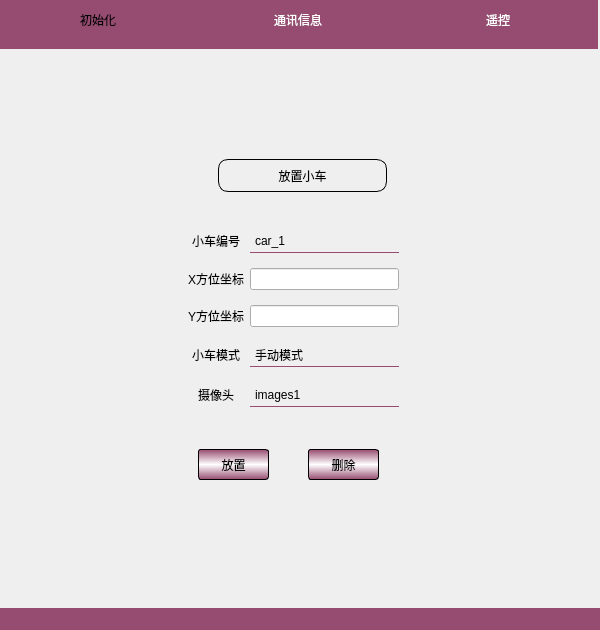
<?xml version="1.0" encoding="UTF-8"?>
<ui version="4.0">
 <class>mainWindow</class>
 <widget class="QMainWindow" name="mainWindow">
  <property name="geometry">
   <rect>
    <x>0</x>
    <y>0</y>
    <width>600</width>
    <height>630</height>
   </rect>
  </property>
  <property name="minimumSize">
   <size>
    <width>600</width>
    <height>630</height>
   </size>
  </property>
  <property name="maximumSize">
   <size>
    <width>600</width>
    <height>630</height>
   </size>
  </property>
  <property name="font">
   <font>
    <family>微软雅黑</family>
    <pointsize>9</pointsize>
    <weight>50</weight>
    <bold>false</bold>
   </font>
  </property>
  <property name="windowTitle">
   <string>    终端</string>
  </property>
  <property name="windowIcon">
   <iconset resource="images/ico.qrc">
    <normaloff>:/icon/zk.png</normaloff>:/icon/zk.png</iconset>
  </property>
  <property name="styleSheet">
   <string notr="true"/>
  </property>
  <property name="iconSize">
   <size>
    <width>25</width>
    <height>24</height>
   </size>
  </property>
  <property name="animated">
   <bool>true</bool>
  </property>
  <widget class="QWidget" name="centralwidget">
   <property name="styleSheet">
    <string notr="true">.QWidget{
	
	
	background-color: rgb(239, 239, 239);

border-top-left-radius:15px;
border-top-right-radius:15px;
border-bottom-left-radius:15px;
border-bottom-right-radius:15px;
}
</string>
   </property>
   <widget class="QTabWidget" name="tabWidget">
    <property name="geometry">
     <rect>
      <x>-2</x>
      <y>-14</y>
      <width>606</width>
      <height>661</height>
     </rect>
    </property>
    <property name="styleSheet">
     <string notr="true">QTabWidget::tab-bar {
	font: 75 14pt &quot;微软雅黑&quot;;
    border:none;
    alignment: center;
}
QTabBar::tab {
    font: 75 13pt &quot;微软雅黑&quot;;		
	color: rgb(255, 255, 255);
	width:160px;					
	height:18; 					
	margin-top:5px;	
    background:rgb(150, 75, 112);
    padding:20px;
    margin-right:0px;
    border-right:1px solid qlineargradient(x1:0, y1:0, x2:0, y2:1,
           stop:0 rgb(150, 75, 112),stop:0.5 rgb(255, 255, 255),stop:1 rgb(150, 75, 112));

	
}
QTabWidget::pane {
    border: 0px solid black;
    border-radius:7px;
    position: absolute;
    top: -1em;
}	
QTabBar::tab:selected{
 background-color: qlineargradient(x1:0, y1:0, x2:0, y2:1,
           stop:0 rgb(150, 75, 112),stop:0.5 rgb(200, 255, 255),stop:1 rgb(150, 75, 112));
	
	color: rgb(0, 0, 0);
 
}
</string>
    </property>
    <property name="tabPosition">
     <enum>QTabWidget::North</enum>
    </property>
    <property name="currentIndex">
     <number>0</number>
    </property>
    <property name="iconSize">
     <size>
      <width>45</width>
      <height>45</height>
     </size>
    </property>
    <widget class="QWidget" name="tab_2">
     <attribute name="icon">
      <iconset resource="images/ico.qrc">
       <normaloff>:/icon/sz_01.png</normaloff>:/icon/sz_01.png</iconset>
     </attribute>
     <attribute name="title">
      <string>初始化</string>
     </attribute>
     <widget class="QPushButton" name="disconnect">
      <property name="geometry">
       <rect>
        <x>310</x>
        <y>400</y>
        <width>71</width>
        <height>31</height>
       </rect>
      </property>
      <property name="styleSheet">
       <string notr="true">QPushButton{  
    border-radius:3px ;
    font: 75 10pt &quot;微软雅黑&quot;;	
    background-color: qlineargradient(x1:0, y1:0, x2:0, y2:1,stop:0 rgb(150, 75, 112),stop:0.5 rgb(255, 255, 255),stop:1 rgb(150, 75, 112));
    color: rgb(0,0,0);	
    border: 0.5px solid ;
}

QPushButton:hover{  
	color: rgb(0, 0, 255);
	background-color: rgb(255, 255, 127);
}
QPushButton:pressed{
	background-color: rgb(63, 63, 63);
}</string>
      </property>
      <property name="text">
       <string>删除</string>
      </property>
     </widget>
     <widget class="QPushButton" name="connnect">
      <property name="geometry">
       <rect>
        <x>200</x>
        <y>400</y>
        <width>71</width>
        <height>31</height>
       </rect>
      </property>
      <property name="styleSheet">
       <string notr="true">QPushButton{  
    border-radius:3px ;
    font: 75 10pt &quot;微软雅黑&quot;;	
    background-color: qlineargradient(x1:0, y1:0, x2:0, y2:1,stop:0 rgb(150, 75, 112),stop:0.5 rgb(255, 255, 255),stop:1 rgb(150, 75, 112));
    color: rgb(0,0,0);	
    border: 0.5px solid ;
}

QPushButton:hover{  
	color: rgb(0, 0, 255);
	background-color: rgb(255, 255, 127);
}
QPushButton:pressed{
	background-color: rgb(63, 63, 63);
}</string>
      </property>
      <property name="text">
       <string>放置</string>
      </property>
     </widget>
     <widget class="QLabel" name="label_57">
      <property name="geometry">
       <rect>
        <x>220</x>
        <y>110</y>
        <width>169</width>
        <height>33</height>
       </rect>
      </property>
      <property name="styleSheet">
       <string notr="true">background-color: qlineargradient(x1:0, y1:0, x2:0, y2:1,
           stop:0 rgb(150, 75, 112),stop:0.5 rgb(255, 255, 255),stop:1 rgb(150, 75, 112));
color: rgb(0, 0, 0);
font: 12pt &quot;Arial Rounded MT Bold&quot;;
border: 0.5px solid ;
border-top-left-radius:10px;
border-top-right-radius:10px;
border-bottom-left-radius:10px;
border-bottom-right-radius:10px;</string>
      </property>
      <property name="text">
       <string>放置小车</string>
      </property>
      <property name="alignment">
       <set>Qt::AlignCenter</set>
      </property>
     </widget>
     <widget class="QWidget" name="layoutWidget">
      <property name="geometry">
       <rect>
        <x>190</x>
        <y>170</y>
        <width>211</width>
        <height>201</height>
       </rect>
      </property>
      <layout class="QGridLayout" name="gridLayout">
       <item row="0" column="0">
        <widget class="QLabel" name="label_7">
         <property name="styleSheet">
          <string notr="true">background-color:transparent; 
color: black;
font: 75 11pt &quot;微软雅黑&quot;;</string>
         </property>
         <property name="text">
          <string>小车编号</string>
         </property>
         <property name="alignment">
          <set>Qt::AlignCenter</set>
         </property>
        </widget>
       </item>
       <item row="0" column="1">
        <widget class="QComboBox" name="port">
         <property name="minimumSize">
          <size>
           <width>0</width>
           <height>25</height>
          </size>
         </property>
         <property name="styleSheet">
          <string notr="true">QComboBox{
font: 75 9pt &quot;微软雅黑&quot;;
border:none;
background-color:transparent ;
border-bottom:1px solid rgb(150, 75, 112)
}
QComboBox::down-arrow{
image: url(:/icon/arrow_t.png);
 width:15px;
 height:20px;
}
QComboBox::drop-down{
background-color:transparent;
width:20px;
height:15px; 
}
</string>
         </property>
         <item>
          <property name="text">
           <string>car_1</string>
          </property>
         </item>
         <item>
          <property name="text">
           <string>car_2</string>
          </property>
         </item>
         <item>
          <property name="text">
           <string>car_3</string>
          </property>
         </item>
         <item>
          <property name="text">
           <string>car_4</string>
          </property>
         </item>
         <item>
          <property name="text">
           <string>car_5</string>
          </property>
         </item>
        </widget>
       </item>
       <item row="1" column="0">
        <widget class="QLabel" name="label_8">
         <property name="styleSheet">
          <string notr="true">background-color:transparent; 
color: black;
font: 75 11pt &quot;微软雅黑&quot;;</string>
         </property>
         <property name="text">
          <string>X方位坐标</string>
         </property>
         <property name="alignment">
          <set>Qt::AlignCenter</set>
         </property>
        </widget>
       </item>
       <item row="1" column="1">
        <widget class="QLineEdit" name="car_x"/>
       </item>
       <item row="2" column="0">
        <widget class="QLabel" name="label_9">
         <property name="styleSheet">
          <string notr="true">background-color:transparent; 
color: black;
font: 75 11pt &quot;微软雅黑&quot;;</string>
         </property>
         <property name="text">
          <string>Y方位坐标</string>
         </property>
         <property name="alignment">
          <set>Qt::AlignCenter</set>
         </property>
        </widget>
       </item>
       <item row="2" column="1">
        <widget class="QLineEdit" name="car_y"/>
       </item>
       <item row="3" column="0">
        <widget class="QLabel" name="label_10">
         <property name="styleSheet">
          <string notr="true">background-color:transparent; 
color: black;
font: 75 11pt &quot;微软雅黑&quot;;</string>
         </property>
         <property name="text">
          <string>小车模式</string>
         </property>
         <property name="alignment">
          <set>Qt::AlignCenter</set>
         </property>
        </widget>
       </item>
       <item row="3" column="1">
        <widget class="QComboBox" name="model">
         <property name="minimumSize">
          <size>
           <width>0</width>
           <height>25</height>
          </size>
         </property>
         <property name="styleSheet">
          <string notr="true">QComboBox{
font: 75 9pt &quot;微软雅黑&quot;;
border:none;
background-color:transparent ;
border-bottom:1px solid rgb(150, 75, 112)
}
QComboBox::down-arrow{
image: url(:/icon/arrow_t.png);
 width:15px;
 height:20px;
}
QComboBox::drop-down{
background-color:transparent;
width:20px;
height:15px; 
}
</string>
         </property>
         <item>
          <property name="text">
           <string>手动模式</string>
          </property>
         </item>
         <item>
          <property name="text">
           <string>自动巡航</string>
          </property>
         </item>
        </widget>
       </item>
       <item row="4" column="0">
        <widget class="QLabel" name="label_11">
         <property name="styleSheet">
          <string notr="true">background-color:transparent; 
color: black;
font: 75 11pt &quot;微软雅黑&quot;;</string>
         </property>
         <property name="text">
          <string>摄像头</string>
         </property>
         <property name="alignment">
          <set>Qt::AlignCenter</set>
         </property>
        </widget>
       </item>
       <item row="4" column="1">
        <widget class="QComboBox" name="video">
         <property name="minimumSize">
          <size>
           <width>0</width>
           <height>25</height>
          </size>
         </property>
         <property name="styleSheet">
          <string notr="true">QComboBox{
font: 75 9pt &quot;微软雅黑&quot;;
border:none;
background-color:transparent ;
border-bottom:1px solid rgb(150, 75, 112)
}
QComboBox::down-arrow{
image: url(:/icon/arrow_t.png);
 width:15px;
 height:20px;
}
QComboBox::drop-down{
background-color:transparent;
width:20px;
height:15px; 
}
</string>
         </property>
         <item>
          <property name="text">
           <string>images1</string>
          </property>
         </item>
         <item>
          <property name="text">
           <string>images2</string>
          </property>
         </item>
         <item>
          <property name="text">
           <string>images3</string>
          </property>
         </item>
         <item>
          <property name="text">
           <string>images4</string>
          </property>
         </item>
         <item>
          <property name="text">
           <string>images5</string>
          </property>
         </item>
         <item>
          <property name="text">
           <string>images6</string>
          </property>
         </item>
        </widget>
       </item>
      </layout>
     </widget>
    </widget>
    <widget class="QWidget" name="tab">
     <attribute name="icon">
      <iconset resource="images/ico.qrc">
       <normaloff>:/icon/js.png</normaloff>:/icon/js.png</iconset>
     </attribute>
     <attribute name="title">
      <string>通讯信息</string>
     </attribute>
     <widget class="QPushButton" name="claer">
      <property name="geometry">
       <rect>
        <x>530</x>
        <y>20</y>
        <width>60</width>
        <height>28</height>
       </rect>
      </property>
      <property name="font">
       <font>
        <family>微软雅黑</family>
        <pointsize>10</pointsize>
        <weight>9</weight>
        <italic>false</italic>
        <bold>false</bold>
       </font>
      </property>
      <property name="styleSheet">
       <string notr="true">QPushButton{  
    border-radius:3px ;
    font: 75 10pt &quot;微软雅黑&quot;;	
    background-color: qlineargradient(x1:0, y1:0, x2:0, y2:1,stop:0 rgb(150, 75, 112),stop:0.5 rgb(255, 255, 255),stop:1 rgb(150, 75, 112));
    color: rgb(0,0,0);	
    border: 0.5px solid ;
}

QPushButton:hover{  
	color: rgb(0, 0, 255);
	background-color: rgb(255, 255, 127);
}
QPushButton:pressed{
	background-color: rgb(63, 63, 63);
}</string>
      </property>
      <property name="text">
       <string>清屏</string>
      </property>
     </widget>
     <widget class="QLabel" name="label_2">
      <property name="geometry">
       <rect>
        <x>10</x>
        <y>20</y>
        <width>61</width>
        <height>18</height>
       </rect>
      </property>
      <property name="styleSheet">
       <string notr="true">background-color: rgb(239, 239, 239);
font: 75 11pt &quot;微软雅黑&quot;;</string>
      </property>
      <property name="text">
       <string>实时通讯</string>
      </property>
     </widget>
     <widget class="QGroupBox" name="groupBox">
      <property name="geometry">
       <rect>
        <x>10</x>
        <y>470</y>
        <width>281</width>
        <height>16</height>
       </rect>
      </property>
      <property name="styleSheet">
       <string notr="true">border:none</string>
      </property>
      <property name="title">
       <string/>
      </property>
     </widget>
     <widget class="QListWidget" name="current_rec">
      <property name="geometry">
       <rect>
        <x>5</x>
        <y>51</y>
        <width>591</width>
        <height>511</height>
       </rect>
      </property>
     </widget>
    </widget>
    <widget class="QWidget" name="tab_4">
     <attribute name="icon">
      <iconset resource="images/ico.qrc">
       <normaloff>:/icon/bz_1.png</normaloff>:/icon/bz_1.png</iconset>
     </attribute>
     <attribute name="title">
      <string>遥控</string>
     </attribute>
     <widget class="QWidget" name="layoutWidget_5">
      <property name="geometry">
       <rect>
        <x>430</x>
        <y>390</y>
        <width>161</width>
        <height>171</height>
       </rect>
      </property>
      <layout class="QGridLayout" name="gridLayout_2">
       <item row="0" column="0">
        <widget class="QPushButton" name="up_left_2">
         <property name="minimumSize">
          <size>
           <width>48</width>
           <height>48</height>
          </size>
         </property>
         <property name="maximumSize">
          <size>
           <width>48</width>
           <height>48</height>
          </size>
         </property>
         <property name="styleSheet">
          <string notr="true">QPushButton {background-image: url(images//up_left.png);background-position: center;}</string>
         </property>
         <property name="text">
          <string/>
         </property>
        </widget>
       </item>
       <item row="0" column="1">
        <widget class="QPushButton" name="up_2">
         <property name="minimumSize">
          <size>
           <width>48</width>
           <height>48</height>
          </size>
         </property>
         <property name="maximumSize">
          <size>
           <width>48</width>
           <height>48</height>
          </size>
         </property>
         <property name="styleSheet">
          <string notr="true">background-image:url(images//up.png);background-position: center;</string>
         </property>
         <property name="text">
          <string/>
         </property>
        </widget>
       </item>
       <item row="0" column="2">
        <widget class="QPushButton" name="up_right_2">
         <property name="minimumSize">
          <size>
           <width>48</width>
           <height>48</height>
          </size>
         </property>
         <property name="maximumSize">
          <size>
           <width>48</width>
           <height>48</height>
          </size>
         </property>
         <property name="styleSheet">
          <string notr="true">QPushButton {background-image: url(images//up_right.png);background-position: center;}</string>
         </property>
         <property name="text">
          <string/>
         </property>
        </widget>
       </item>
       <item row="1" column="0">
        <widget class="QPushButton" name="left_2">
         <property name="minimumSize">
          <size>
           <width>48</width>
           <height>48</height>
          </size>
         </property>
         <property name="maximumSize">
          <size>
           <width>48</width>
           <height>48</height>
          </size>
         </property>
         <property name="styleSheet">
          <string notr="true">QPushButton {background-image: url(images//left.png);background-position: center;}</string>
         </property>
         <property name="text">
          <string/>
         </property>
        </widget>
       </item>
       <item row="1" column="1">
        <widget class="QPushButton" name="pushButton_7">
         <property name="minimumSize">
          <size>
           <width>48</width>
           <height>48</height>
          </size>
         </property>
         <property name="maximumSize">
          <size>
           <width>48</width>
           <height>48</height>
          </size>
         </property>
         <property name="styleSheet">
          <string notr="true">QPushButton {background-image: url(images//auto.png);background-position: center;}</string>
         </property>
         <property name="text">
          <string/>
         </property>
        </widget>
       </item>
       <item row="1" column="2">
        <widget class="QPushButton" name="right_2">
         <property name="minimumSize">
          <size>
           <width>48</width>
           <height>48</height>
          </size>
         </property>
         <property name="maximumSize">
          <size>
           <width>48</width>
           <height>48</height>
          </size>
         </property>
         <property name="styleSheet">
          <string notr="true">QPushButton {background-image: url(images//right.png);background-position: center;}</string>
         </property>
         <property name="text">
          <string/>
         </property>
        </widget>
       </item>
       <item row="2" column="0">
        <widget class="QPushButton" name="down_left_2">
         <property name="minimumSize">
          <size>
           <width>48</width>
           <height>48</height>
          </size>
         </property>
         <property name="maximumSize">
          <size>
           <width>48</width>
           <height>48</height>
          </size>
         </property>
         <property name="styleSheet">
          <string notr="true">QPushButton {background-image: url(images//down_left.png);background-position: center;}</string>
         </property>
         <property name="text">
          <string/>
         </property>
        </widget>
       </item>
       <item row="2" column="1">
        <widget class="QPushButton" name="down_2">
         <property name="minimumSize">
          <size>
           <width>48</width>
           <height>48</height>
          </size>
         </property>
         <property name="maximumSize">
          <size>
           <width>48</width>
           <height>48</height>
          </size>
         </property>
         <property name="styleSheet">
          <string notr="true">QPushButton {background-image: url(images//down.png);background-position: center;}</string>
         </property>
         <property name="text">
          <string/>
         </property>
        </widget>
       </item>
       <item row="2" column="2">
        <widget class="QPushButton" name="down_right_2">
         <property name="minimumSize">
          <size>
           <width>48</width>
           <height>48</height>
          </size>
         </property>
         <property name="maximumSize">
          <size>
           <width>48</width>
           <height>48</height>
          </size>
         </property>
         <property name="styleSheet">
          <string notr="true">QPushButton {background-image: url(images//down_right.png);background-position: center;}</string>
         </property>
         <property name="text">
          <string/>
         </property>
        </widget>
       </item>
      </layout>
     </widget>
     <widget class="QWidget" name="layoutWidget_6">
      <property name="geometry">
       <rect>
        <x>40</x>
        <y>410</y>
        <width>41</width>
        <height>131</height>
       </rect>
      </property>
      <layout class="QVBoxLayout" name="verticalLayout_3">
       <item>
        <widget class="QLabel" name="label_12">
         <property name="text">
          <string>模式</string>
         </property>
         <property name="alignment">
          <set>Qt::AlignCenter</set>
         </property>
        </widget>
       </item>
       <item>
        <widget class="QLabel" name="label_13">
         <property name="text">
          <string>速度</string>
         </property>
         <property name="alignment">
          <set>Qt::AlignCenter</set>
         </property>
        </widget>
       </item>
       <item>
        <widget class="QLabel" name="label_14">
         <property name="text">
          <string>坐标</string>
         </property>
         <property name="alignment">
          <set>Qt::AlignCenter</set>
         </property>
        </widget>
       </item>
       <item>
        <widget class="QLabel" name="label_15">
         <property name="text">
          <string>方位角</string>
         </property>
         <property name="alignment">
          <set>Qt::AlignCenter</set>
         </property>
        </widget>
       </item>
      </layout>
     </widget>
     <widget class="QWidget" name="layoutWidget_7">
      <property name="geometry">
       <rect>
        <x>120</x>
        <y>410</y>
        <width>251</width>
        <height>131</height>
       </rect>
      </property>
      <layout class="QVBoxLayout" name="verticalLayout_4">
       <item>
        <widget class="QLabel" name="model_2">
         <property name="text">
          <string/>
         </property>
         <property name="alignment">
          <set>Qt::AlignCenter</set>
         </property>
        </widget>
       </item>
       <item>
        <widget class="QLabel" name="speed_2">
         <property name="text">
          <string/>
         </property>
         <property name="alignment">
          <set>Qt::AlignCenter</set>
         </property>
        </widget>
       </item>
       <item>
        <widget class="QLabel" name="position_2">
         <property name="text">
          <string/>
         </property>
         <property name="alignment">
          <set>Qt::AlignCenter</set>
         </property>
        </widget>
       </item>
       <item>
        <widget class="QLabel" name="cor_2">
         <property name="text">
          <string/>
         </property>
         <property name="alignment">
          <set>Qt::AlignCenter</set>
         </property>
        </widget>
       </item>
      </layout>
     </widget>
     <widget class="QLabel" name="label_16">
      <property name="geometry">
       <rect>
        <x>0</x>
        <y>340</y>
        <width>461</width>
        <height>31</height>
       </rect>
      </property>
      <property name="text">
       <string>当前小车状态信息</string>
      </property>
      <property name="alignment">
       <set>Qt::AlignCenter</set>
      </property>
     </widget>
     <widget class="QFrame" name="frame_4">
      <property name="geometry">
       <rect>
        <x>10</x>
        <y>20</y>
        <width>591</width>
        <height>351</height>
       </rect>
      </property>
      <property name="minimumSize">
       <size>
        <width>0</width>
        <height>0</height>
       </size>
      </property>
      <property name="maximumSize">
       <size>
        <width>5000</width>
        <height>5000</height>
       </size>
      </property>
      <property name="styleSheet">
       <string notr="true">.QFrame{
   background-color: rgb(255, 255, 255);
   border:0px;
   border-radius:12px;
   color:white;
   border: 8px solid qlineargradient(x1:0, y1:0, x2:1, y2:0,
                stop:0 rgb(0, 179, 87),stop:0.5 rgb(50, 149, 0),stop:1 rgb(0, 179, 87));
   border-color: rgb(150, 75, 112);
   }
QLineEdit{
border:none;
color:rgb(150, 75, 112);
color: rgb(150, 75, 112);
}</string>
      </property>
      <property name="frameShape">
       <enum>QFrame::StyledPanel</enum>
      </property>
      <property name="frameShadow">
       <enum>QFrame::Raised</enum>
      </property>
      <widget class="QListWidget" name="car_list_2">
       <property name="geometry">
        <rect>
         <x>20</x>
         <y>60</y>
         <width>291</width>
         <height>271</height>
        </rect>
       </property>
      </widget>
      <widget class="QLabel" name="label_17">
       <property name="geometry">
        <rect>
         <x>40</x>
         <y>30</y>
         <width>91</width>
         <height>20</height>
        </rect>
       </property>
       <property name="text">
        <string>本地指令讯息</string>
       </property>
       <property name="alignment">
        <set>Qt::AlignCenter</set>
       </property>
      </widget>
      <widget class="QPushButton" name="Refresh_3">
       <property name="geometry">
        <rect>
         <x>210</x>
         <y>30</y>
         <width>81</width>
         <height>21</height>
        </rect>
       </property>
       <property name="text">
        <string>清 除</string>
       </property>
      </widget>
      <widget class="QListWidget" name="car_list_3">
       <property name="geometry">
        <rect>
         <x>370</x>
         <y>60</y>
         <width>191</width>
         <height>271</height>
        </rect>
       </property>
      </widget>
      <widget class="QPushButton" name="Refresh_4">
       <property name="geometry">
        <rect>
         <x>510</x>
         <y>30</y>
         <width>51</width>
         <height>21</height>
        </rect>
       </property>
       <property name="text">
        <string>刷新</string>
       </property>
      </widget>
      <widget class="QLabel" name="label_18">
       <property name="geometry">
        <rect>
         <x>370</x>
         <y>30</y>
         <width>91</width>
         <height>20</height>
        </rect>
       </property>
       <property name="text">
        <string>待机小车列表</string>
       </property>
       <property name="alignment">
        <set>Qt::AlignCenter</set>
       </property>
      </widget>
     </widget>
    </widget>
   </widget>
  </widget>
  <widget class="QStatusBar" name="statusbar">
   <property name="styleSheet">
    <string notr="true">background-color: rgb(150, 75, 112);</string>
   </property>
   <property name="sizeGripEnabled">
    <bool>true</bool>
   </property>
  </widget>
  <action name="actiondakaipeizhiwenjian">
   <property name="icon">
    <iconset>
     <selectedoff>:/Picturere/Picture/right2.png</selectedoff>
    </iconset>
   </property>
   <property name="text">
    <string>查看配置文件内容(&amp;L)</string>
   </property>
  </action>
  <action name="actiondakaipeizhiwenjian_2">
   <property name="icon">
    <iconset>
     <selectedoff>:/Picturere/Picture/square_add.png</selectedoff>
    </iconset>
   </property>
   <property name="text">
    <string>打开配置文件(&amp;C)</string>
   </property>
  </action>
  <action name="actionlianjixieshou_I">
   <property name="icon">
    <iconset>
     <selectedoff>:/Iconn/Icon/Basilisk.ico</selectedoff>
    </iconset>
   </property>
   <property name="text">
    <string>与机械手通讯(&amp;I)</string>
   </property>
   <property name="iconText">
    <string>与机械手通讯(I)</string>
   </property>
   <property name="toolTip">
    <string>连接机械手(I)</string>
   </property>
  </action>
  <action name="actionlianPlc_T">
   <property name="icon">
    <iconset>
     <selectedoff>:/Iconn/Icon/Basilisk.ico</selectedoff>
    </iconset>
   </property>
   <property name="text">
    <string>打开PLC串口(&amp;T)</string>
   </property>
   <property name="priority">
    <enum>QAction::HighPriority</enum>
   </property>
  </action>
  <action name="actioncaozuoPLC_O">
   <property name="icon">
    <iconset>
     <selectedoff>:/Iconn/Icon/Djinni.ico</selectedoff>
    </iconset>
   </property>
   <property name="text">
    <string>操作PLC(&amp;O)</string>
   </property>
  </action>
  <action name="actionCanshushezhi_P">
   <property name="icon">
    <iconset>
     <selectedoff>:/Iconn/Icon/Sorceress.ico</selectedoff>
    </iconset>
   </property>
   <property name="text">
    <string>参数设置(&amp;P)</string>
   </property>
  </action>
  <action name="actionjinzhi_N">
   <property name="text">
    <string>禁止(&amp;N)</string>
   </property>
   <property name="iconText">
    <string>禁止(N)</string>
   </property>
  </action>
  <action name="actionxunyu_Y">
   <property name="text">
    <string>允许(&amp;Y)</string>
   </property>
  </action>
  <action name="actiondakaishujukufuwuqi">
   <property name="text">
    <string>打开数据库服务器</string>
   </property>
  </action>
  <action name="actionguanbishujukufuwuqi">
   <property name="text">
    <string>关闭数据库服务器</string>
   </property>
  </action>
  <action name="actionlianjieshujuku_L">
   <property name="text">
    <string>连接数据库(&amp;L)</string>
   </property>
  </action>
  <action name="actionduankaishujuku_C">
   <property name="text">
    <string>打开数据库(&amp;C)</string>
   </property>
  </action>
  <action name="actionpanduan_Y">
   <property name="text">
    <string>判断(&amp;Y)</string>
   </property>
  </action>
  <action name="actionbupanduan_N">
   <property name="text">
    <string>不判断(&amp;N)</string>
   </property>
  </action>
  <action name="actionyicitongguo_O">
   <property name="text">
    <string>一次通过(&amp;O)</string>
   </property>
  </action>
  <action name="actionchankandangqianzhuangtai_S">
   <property name="text">
    <string>查看当前状态(&amp;S)</string>
   </property>
  </action>
  <action name="actionjilu_R">
   <property name="icon">
    <iconset>
     <selectedoff>:/Iconn/Icon/Valkyrie.ico</selectedoff>
    </iconset>
   </property>
   <property name="text">
    <string>记录(&amp;R)</string>
   </property>
  </action>
  <action name="actionshegnchengdejieguo_G">
   <property name="icon">
    <iconset>
     <selectedoff>:/Iconn/Icon/Earth Elemental.ico</selectedoff>
    </iconset>
   </property>
   <property name="text">
    <string>生成的结果(&amp;G)</string>
   </property>
  </action>
  <action name="actionpeizhicanshulujing_M">
   <property name="icon">
    <iconset>
     <selectedoff>:/Picturere/Picture/rightdown.png</selectedoff>
    </iconset>
   </property>
   <property name="text">
    <string>配置参数路径(&amp;M)</string>
   </property>
  </action>
  <action name="actionzhegnchangshenchan_N">
   <property name="text">
    <string>正常生成(&amp;N)</string>
   </property>
  </action>
  <action name="actionshouliaomoshi_C">
   <property name="text">
    <string>收料模式(&amp;C)</string>
   </property>
  </action>
  <action name="actionshi_Y">
   <property name="text">
    <string>是(&amp;Y)</string>
   </property>
  </action>
  <action name="actionfou_N">
   <property name="text">
    <string>否(&amp;N)</string>
   </property>
  </action>
  <action name="actionzhongkongjima_P">
   <property name="text">
    <string>中控记码(&amp;P)</string>
   </property>
  </action>
  <action name="actionchongxinsaoma_I">
   <property name="text">
    <string>重新扫码(&amp;I)</string>
   </property>
  </action>
  <action name="actionqiyong_U">
   <property name="text">
    <string>启用(&amp;U)</string>
   </property>
  </action>
  <action name="actionjinyong_N">
   <property name="text">
    <string>禁用(&amp;N)</string>
   </property>
  </action>
  <action name="actionchakanbangzhu_V">
   <property name="icon">
    <iconset>
     <selectedoff>:/Iconn/Icon/Wizard.ico</selectedoff>
    </iconset>
   </property>
   <property name="text">
    <string>查看帮助(&amp;V)</string>
   </property>
  </action>
  <action name="actioncaozuojixies">
   <property name="text">
    <string>操作机械手</string>
   </property>
  </action>
  <action name="actionxunhuanjieshoujxs">
   <property name="text">
    <string>循环接收JXS</string>
   </property>
  </action>
  <action name="actionshoudongPLC">
   <property name="text">
    <string>手动触发PLC</string>
   </property>
  </action>
  <action name="actionmianbanxieru">
   <property name="text">
    <string>面板信息写入</string>
   </property>
  </action>
  <action name="actiondakaiwangkou">
   <property name="text">
    <string>开启服务器</string>
   </property>
  </action>
  <action name="actionwangkoufasong">
   <property name="text">
    <string>网口发送</string>
   </property>
  </action>
  <action name="actionjiechuPlc">
   <property name="text">
    <string>解除PLC报警</string>
   </property>
  </action>
 </widget>
 <resources>
  <include location="images/ico.qrc"/>
 </resources>
 <connections/>
 <slots>
  <slot>youjian_1()</slot>
 </slots>
</ui>
